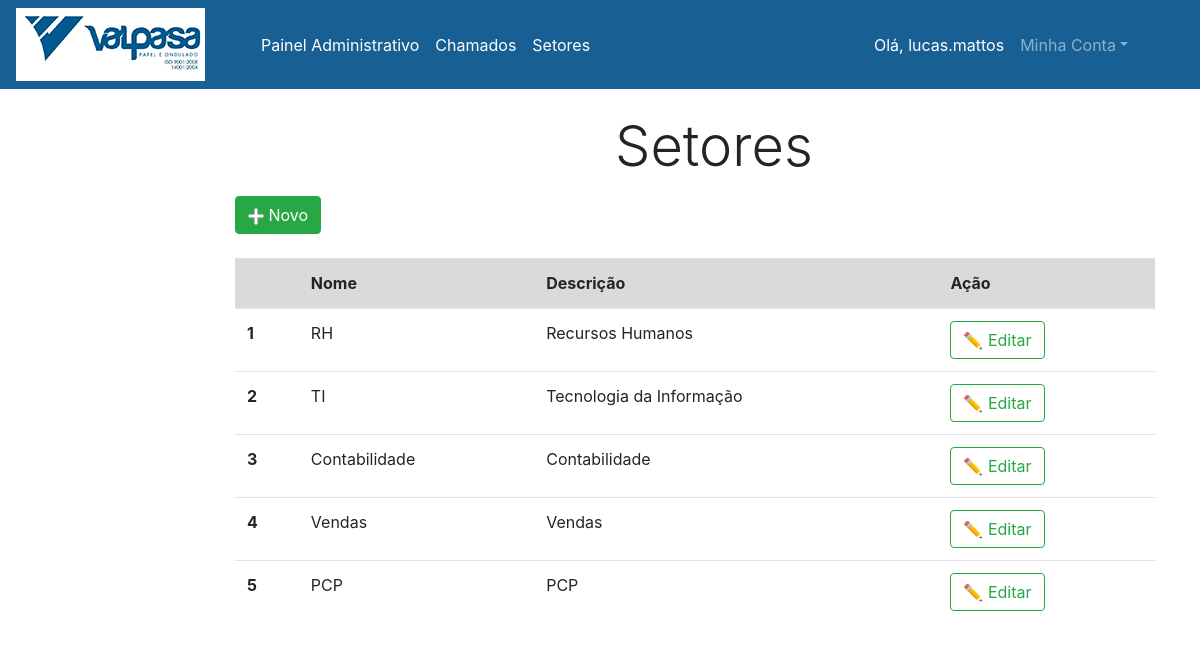
/setores/list (signed in), run on an earlier commit of the app's database.
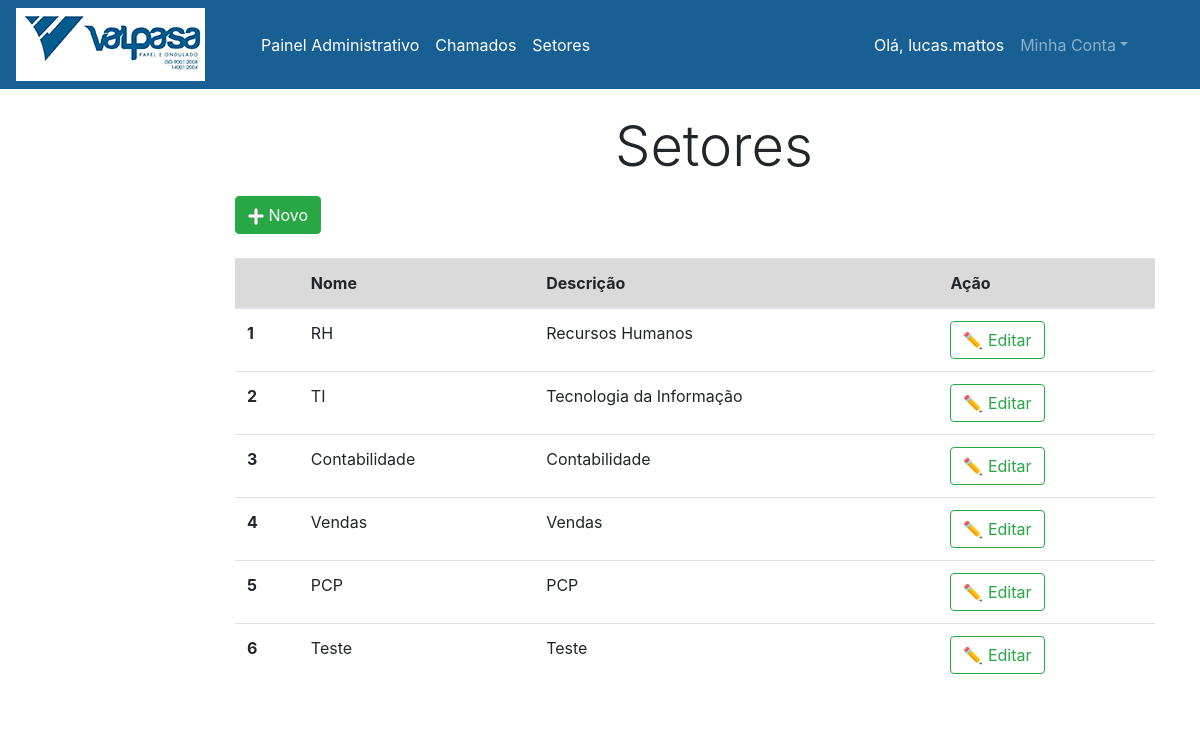
And on a later commit of the database.
### chamados/models.py (models this page shows)
class Setor(models.Model):
    nome = models.CharField(max_length=100)
    descricao = models.CharField(max_length=100, null=True)

### chamados/views.py (the view)
# urls.py: path('setores/list', list_setores, name='list_setores'),
@login_required(login_url='/users/login')
def list_setores(request):
    setores = Setor.objects.all()
    return render(request, 'setores.html', {'setores': setores})

### chamados/templates/setores.html
{% extends "base.html" %}
{% block title %}
    <div class="col-6"></div>
    <div class="col">
        <h2 class="display-4">Setores</h2>
    </div>
    <div class="col"></div>
{% endblock %}
{% block content %}
    <div class="col"></div>
    <div class="col-10">
        <a class="btn btn-success " href="{% url 'create_setor' %}"><img src="../static/img/add.png"> Novo</a>
            <table class="table mt-4">
                  <thead>
                  <tr class="table-active">
                    <th scope="col"></th>
                    <th scope="col">Nome</th>
                    <th scope="col">Descrição</th>
                    <th scope="col">Ação</th>
                  </tr>
                  </thead>
                  <tbody>
                        {% for setor in setores %}
                        <tr>
                          <th scope="row">{{ setor.id }}</th>
                          <td>{{ setor.nome }}</td>
                          <td>{{ setor.descricao }}</td>
                          <td><a href="{% url 'update_setor' setor.id %}" class="btn btn-outline-success">✏ Editar</a></td>
                        </tr>
                        {% endfor %}
                  </tbody>
            </table>
        <div class="col"></div>
{% endblock %}

What changed in the data, as far as the page shows it:
added Setor: id "6", nome "Teste", descricao "Teste"
